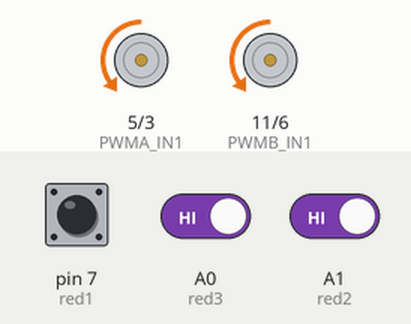
This sketch was run on a simulated Arduino Uno, built with avr-gcc and run on an emulated ATmega328P. Shown: motor-driver pin pairs drawn as motors (green arrow = first pin HIGH = forward, orange = second pin HIGH = backward, longer = more drive). The inputs (shaded band) are chosen by the test bench; at power-on: A0 (red3) HIGH, A1 (red2) HIGH, pin 7 (red1) HIGH. What the sketch prints to the serial monitor is not drawn.

Above: at 1.1 s.
At 6.3 s:
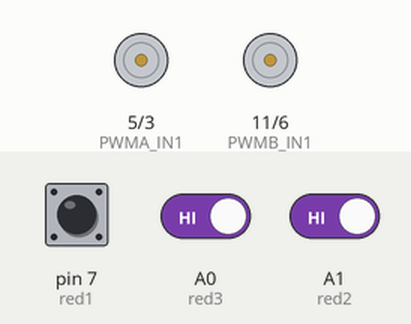
6.4 s: A0 (red3) driven LOW and A1 (red2) driven LOW
At 7.5 s:
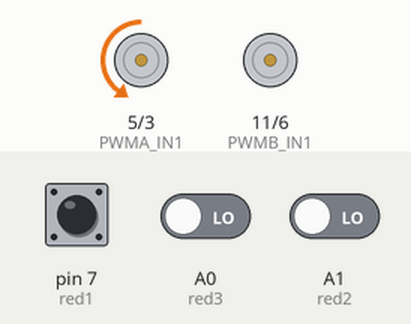
Timing chart, 0 to 15.5 s (numbered marks = the images above; inputs shaded):
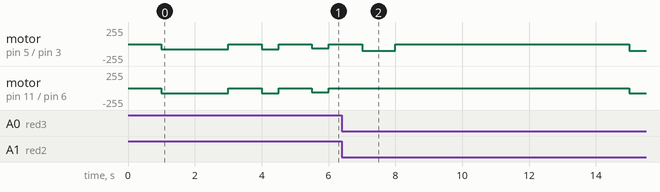

The sketch:

Synthesis2_0.ino
```cpp
//定义轮子电机引脚
#define PWMB_IN1 11 //定义IN1引轋
#define PWMB_IN2  6 //定义IN2引轋
#define PWMA_IN1  5 //定义IN3引轋
#define PWMA_IN2  3 //定义IN4引轋
#define SPEED 90//定义车轮速度

int red1 = 7;  //定义D7号引脚----近红外
int red2 = A1;  //定义A1号引脚----近红外
int red3 = A0;  //定义A0号引脚----近红外

int rl = 0;//定义传递方向判断

void firstRun();  //定义开始第一步骤运动----1
void secondRun();  //定义开始第二步骤运动--2


void go();//车子走向检测程序
void Motor_Forward(char pwm);//定义轮子向前运动，pwm转速
void forward(char pwm);//定义车子向前运动，pwm转速
void back(char pwm);//定义车子向后运动，pwm转速
void left(char pwm);//定义车子向左运动，pwm转速
void right(char pwm);//定义车子向右运动，pwm转速
void cstop();//定义车子停止

void nearred();//定义近红外传感器执行避障操作
void bauto();//自动避障
void rauto();//自动循迹


void setup() {//程序开始
  Serial.begin(115200); //定义波特率

  pinMode(red1,INPUT);//接收红外线传感器D7引脚反馈数据
  pinMode(red2,INPUT);//接收红外线传感器A0引脚反馈数据
  pinMode(red3,INPUT);//接收红外线传感器A1引脚反馈数据

}

void loop() {
  delay(1000);  //开机等待1秒
  firstRun(); //开始第一步骤运动--1

//  go();//车子走向检测程序----应急用

  Serial.println("近红外传感器D7检测数值：");
  Serial.println(digitalRead(red1));//在串口监视器上输出近红外反馈数值

  Serial.println("近红外传感器A1、A0检测数值：");
  Serial.println(digitalRead(red2));//在串口监视器上输出近红外A1反馈数值
  Serial.println(digitalRead(red3));//在串口监视器上输出近红外A0反馈数值


  if(digitalRead(red1)==LOW){//LOW值为0，表示左侧有障碍，车子向右，否则向左
//    rl=1;
    int j=0;
    while(j==0){
      if(digitalRead(red2)==LOW&&digitalRead(red3)==LOW){//发现路径
         right(100);//向右转向
         delay(1000);
         cstop();
         delay(1000);
         j=1;
      }else{
         forward(60);//前进探测墙面
         delay(500);
         cstop();
         delay(1000);
      }
    }
  }else{
//    rl=2;
    int k=0;
    while(k==0){
    if(digitalRead(red2)==LOW&&digitalRead(red3)==LOW){//发现路径
       left(100);//左转
       delay(1000);
       cstop();
       delay(1000);
       k=1;
      }else{
       forward(60);//前进探测墙面
       delay(500);
       cstop();
       delay(1000);
      }
    }
  }


//  nearred();//定义近红外传感器执行避障操作


//  Serial.println("近红外传感器A1检测数值：");
//  Serial.println(digitalRead(red2));//在串口监视器上输出近红外反馈数值
//
//   if(digitalRead(red2)==LOW){//LOW值为0，表示前方有障碍，车子向后，否则向左
//     back(100);
//     delay(1000);
//     cstop();
//     delay(10000);
//  }else{
//     cstop();
//     delay(10000);
//  }

//  Serial.println("近红外传感器A0检测数值：");
//  Serial.println(digitalRead(red3));//在串口监视器上输出近红外反馈数值
//
//   if(digitalRead(red3)==LOW){//LOW值为0，表示前方有障碍，车子向后，否则向左
//     back(100);
//     delay(1000);
//     cstop();
//     delay(10000);
//  }else{
//     cstop();
//     delay(10000);
//  }
//
//  Serial.println("近红外传感器A1、A0检测数值：");
//  Serial.println(digitalRead(red2));//在串口监视器上输出近红外A1反馈数值
//  Serial.println(digitalRead(red3));//在串口监视器上输出近红外A0反馈数值

//  rauto();


//  forward(100);
//  delay(3000);


//  notest();//转向后检测不到桥梁

  cstop();

  delay(5000);//停止5秒


}

void firstRun(){  //定义开始第一步骤运动--1

  analogWrite(PWMA_IN2, 80);  //左侧轮子以80转向前运动
  analogWrite(PWMB_IN2, 80);  //右侧轮子以80转向前运动

  delay(2000);//向前走2秒

  analogWrite(PWMA_IN2, 0); //左侧轮子以停止
  analogWrite(PWMB_IN2, 0); //右侧轮子以停止

  delay(1000);//停止1秒

}

void secondRun(){  //定义开始第二步骤运动--2

}


void go(){//车子走向检测程序

  forward(80);//定义车子向前运动，pwm转速
  delay(1000);

  cstop();//定义车子停止
  delay(1000);

  back(80);//定义车子向后运动，pwm转速
  delay(1000);

  cstop();//定义车子停止
  delay(1000);

  left(80);//定义车子向左运动，pwm转速
  delay(1000);

  cstop();//定义车子停止
  delay(1000);

  right(80);//定义车子向右运动，pwm转速
  delay(1000);

  cstop();//定义车子停止
  delay(1000);
}

void forward(char pwm)//定义车子向前运动，pwm转速
{
  analogWrite(PWMA_IN2, pwm);
  analogWrite(PWMB_IN2, pwm);
  Serial.println("车子前进");
}

void back(char pwm)//定义车子向后运动，pwm转速
{
  analogWrite(PWMA_IN1, pwm);
  analogWrite(PWMB_IN1, pwm);
  Serial.println("车子后退");
}

void left(char pwm)//定义车子向左运动，pwm转速
{
  analogWrite(PWMA_IN2, pwm);
  analogWrite(PWMB_IN2, 0);
  Serial.println("车子左转");
}

void right(char pwm)//定义车子向右运动，pwm转速
{
  analogWrite(PWMA_IN2, 0);
  analogWrite(PWMB_IN2, pwm);
  Serial.println("车子右转");
}

void cstop()//定义车子停止
{
  analogWrite(PWMA_IN1, 0);
  analogWrite(PWMB_IN1, 0);
  analogWrite(PWMA_IN2, 0);
  analogWrite(PWMB_IN2, 0);
  Serial.println("车子停止");
}

void nearred(){//定义近红外传感器执行避障操作
  if(digitalRead(red1)==LOW){//LOW值为0，表示前方有障碍，车子停止运动
     forward(0);
  }else{
     forward(100);
  }
}


void bauto(){//自动避障
  int i=0;
  while(i==0){
    if(digitalRead(red2)==LOW&&digitalRead(red3)==LOW){//发现路径
       forward(SPEED);
       delay(1000);
       cstop();
       delay(1000);
       i=1;
    }else if(digitalRead(red2)==HIGH&&digitalRead(red3)==HIGH){
       left(SPEED);
       delay(1000);
       cstop();
       delay(1000);
    }
  }
}

void rauto(){//自动循迹
  int i=0;
  while(i==0){
    if(digitalRead(red2)==LOW&&digitalRead(red3)==LOW){//发现路径
       forward(SPEED);
       delay(300);
       cstop();
       delay(1000);
       i=1;
    }else if(digitalRead(red2)==HIGH&&digitalRead(red3)==LOW){//
       left(SPEED);
       delay(200);
       cstop();
       delay(1000);
    }else if(digitalRead(red2)==LOW&&digitalRead(red3)==HIGH){
       right(SPEED);
       delay(300);
       cstop();
       delay(1000);
    }
//    else if(digitalRead(red2)==HIGH&&digitalRead(red3)==HIGH){
//       left(SPEED);
//       delay(300);
//       cstop();
//       delay(1000);
//    }
  }
}

void notest(){
  if(digitalRead(red2)==HIGH&&digitalRead(red3)==HIGH){//转向后检测不到桥梁
     left(SPEED);
     delay(300);
     cstop();
     delay(1000);
  }
}
```
